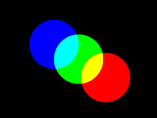
//> input picture split_colors/images.png, 157 x 118 px
$ ./split   (built with g++ and OpenCV 4)
//> lines starting //> are read from the running program, lines starting //| are printed output that depends on the picture
#include<opencv2/opencv.hpp>
#include <iostream>
#include <math.h>


using namespace cv;
using namespace std;

void separate(int, vector<Mat>, Mat);


int main()
{

    Mat src = imread("images.png",CV_LOAD_IMAGE_COLOR);
//> src is the input picture: 118 rows x 157 cols, CV_8UC3; mean B, G, R 26.3, 26.3, 26.3

    Mat R=Mat::zeros(src.rows, src.cols, CV_8UC3);
    Mat G=Mat::zeros(src.rows, src.cols, CV_8UC3);
    Mat B=Mat::zeros(src.rows, src.cols, CV_8UC3);


    vector<Mat> BGR;
    split(src, BGR);
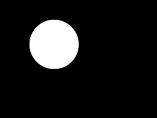
//> BGR[0]: 118 rows x 157 cols, CV_8UC1; min 0, max 255, mean 26.3
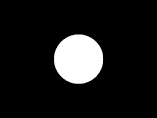
//> BGR[1]: 118 rows x 157 cols, CV_8UC1; min 0, max 255, mean 26.3
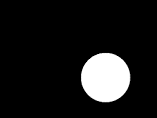
//> BGR[2]: 118 rows x 157 cols, CV_8UC1; min 0, max 255, mean 26.3


    imwrite("B_image_gray.jpg",BGR[0]);
    imwrite("G_image_gray.jpg",BGR[1]);
    imwrite("R_image_gray.jpg",BGR[2]);


    separate(0,BGR,B);
    separate(1,BGR,G);
    separate(2,BGR,R);


    imwrite("B_image.jpg",B);
    imwrite("G_image.jpg",G);
    imwrite("R_image.jpg",R);


    waitKey(0);
    exit(0);
    return 0;

}


//------------------------------------------------------------------------

void separate(int channel, vector<Mat>rgb, Mat dst)
{
//> called with channel = 0

  const int cols = dst.cols;
//> cols = 157
  const int rows = dst.rows;
//> rows = 118

  int i, j;

  for (i=0; i<dst.rows; i++)
  {
   for (j=0; j<dst.cols; j++)
   {
    dst.at<Vec3b>(i,j)[channel] = rgb[channel].at<uchar>(i,j);
   }
  }
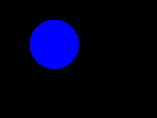
//> dst: 118 rows x 157 cols, CV_8UC3; mean B, G, R 26.3, 0, 0
//> call 2 of separate, with channel = 1
//> after the loop in separate (call 2), `for (i=0; i<dst.rows; i++)`:
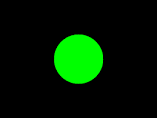
//> dst: 118 rows x 157 cols, CV_8UC3; mean B, G, R 0, 26.3, 0
//> call 3 of separate, with channel = 2
//> after the loop in separate (call 3), `for (i=0; i<dst.rows; i++)`:
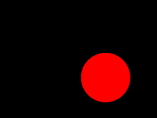
//> dst: 118 rows x 157 cols, CV_8UC3; mean B, G, R 0, 0, 26.3
//> (the program exits here)
